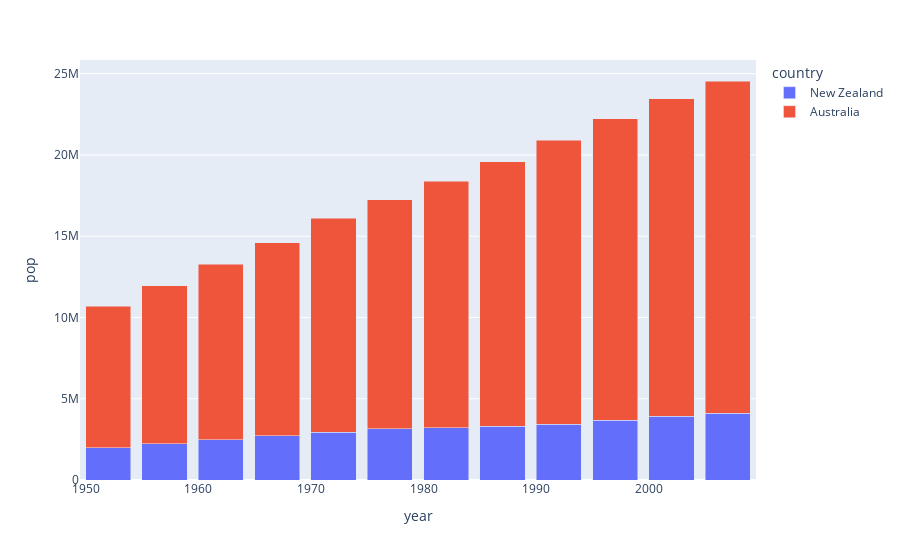

The notebook cell saved with this chart:
### Markdown cell above
### Bar Graphs with Plotly

### Code cell
#barmode='group'
#category_orders={"country": ["New Zealand", "Australia"]}
fig = px.bar(df, x='year', y='pop',color='country',barmode='stack',category_orders={"country": ["New Zealand", "Australia"]})

fig.show()

### Figure 1 — Plotly figure (JSON) as saved in the notebook; plotly's stock layout.template omitted (floating-point values rounded to 4 significant figures)
{"data": [{"alignmentgroup": "True", "hovertemplate": "country=New Zealand<br>year=%{x}<br>pop=%{y}<extra></extra>", "legendgroup": "New Zealand", "marker": {"color": "#636efa"}, "name": "New Zealand", "offsetgroup": "New Zealand", "orientation": "v", "showlegend": true, "textposition": "auto", "type": "bar", "x": [1952, 1957, 1962, 1967, 1972, 1977, 1982, 1987, 1992, 1997, 2002, 2007], "xaxis": "x", "y": [1994794, 2229407, 2488550, 2728150, 2929100, 3164900, 3210650, 3317166, 3437674, 3676187, 3908037, 4115771], "yaxis": "y"}, {"alignmentgroup": "True", "hovertemplate": "country=Australia<br>year=%{x}<br>pop=%{y}<extra></extra>", "legendgroup": "Australia", "marker": {"color": "#EF553B"}, "name": "Australia", "offsetgroup": "Australia", "orientation": "v", "showlegend": true, "textposition": "auto", "type": "bar", "x": [1952, 1957, 1962, 1967, 1972, 1977, 1982, 1987, 1992, 1997, 2002, 2007], "xaxis": "x", "y": [8691212, 9712569, 10794968, 11872264, 13177000, 14074100, 15184200, 16257249, 17481977, 18565243, 19546792, 20434176], "yaxis": "y"}], "layout": {"barmode": "stack", "legend": {"title": {"text": "country"}, "tracegroupgap": 0}, "margin": {"t": 60}, "xaxis": {"anchor": "y", "domain": [0, 1], "title": {"text": "year"}}, "yaxis": {"anchor": "x", "domain": [0, 1], "title": {"text": "pop"}}}}
